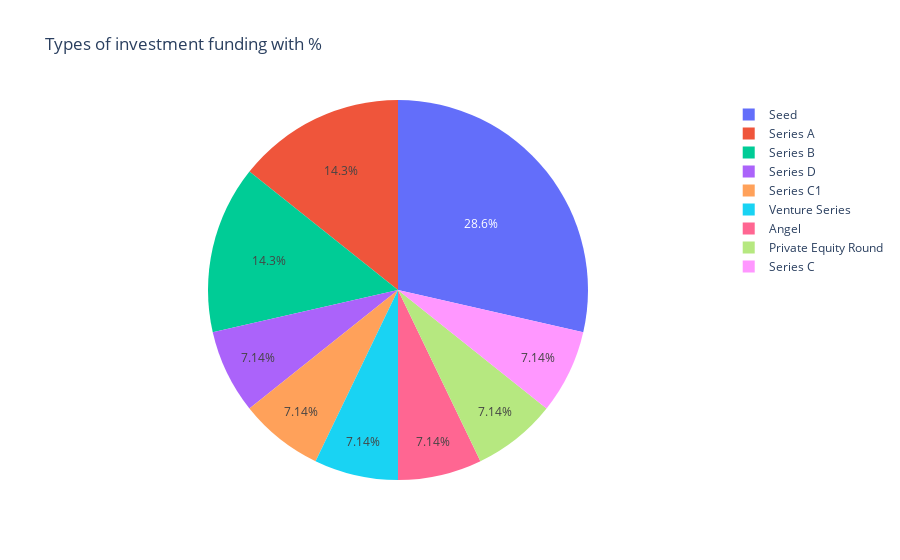

Notebook source saved alongside this figure:
### Code cell
df2=df1[df1['Year']=='2020']
temp = df2["Type"].value_counts()
labels = temp.index
sizes = (temp / temp.sum())*100
trace = go.Pie(labels=labels, values=sizes, hoverinfo='label+percent')
layout = go.Layout(title='Types of investment funding with %')
data = [trace]
fig = go.Figure(data=data, layout=layout)
py.iplot(fig, filename="BorrowerGender")

### Figure 1 — Plotly figure (JSON) as saved in the notebook; plotly's stock layout.template omitted (floating-point values rounded to 4 significant figures)
{"data": [{"hoverinfo": "label+percent", "labels": ["Seed", "Series A", "Series B", "Series D", "Series C1", "Venture Series", "Angel", "Private Equity Round", "Series C"], "type": "pie", "values": [28.57, 14.29, 14.29, 7.143, 7.143, 7.143, 7.143, 7.143, 7.143]}], "layout": {"title": {"text": "Types of investment funding with %"}}}
